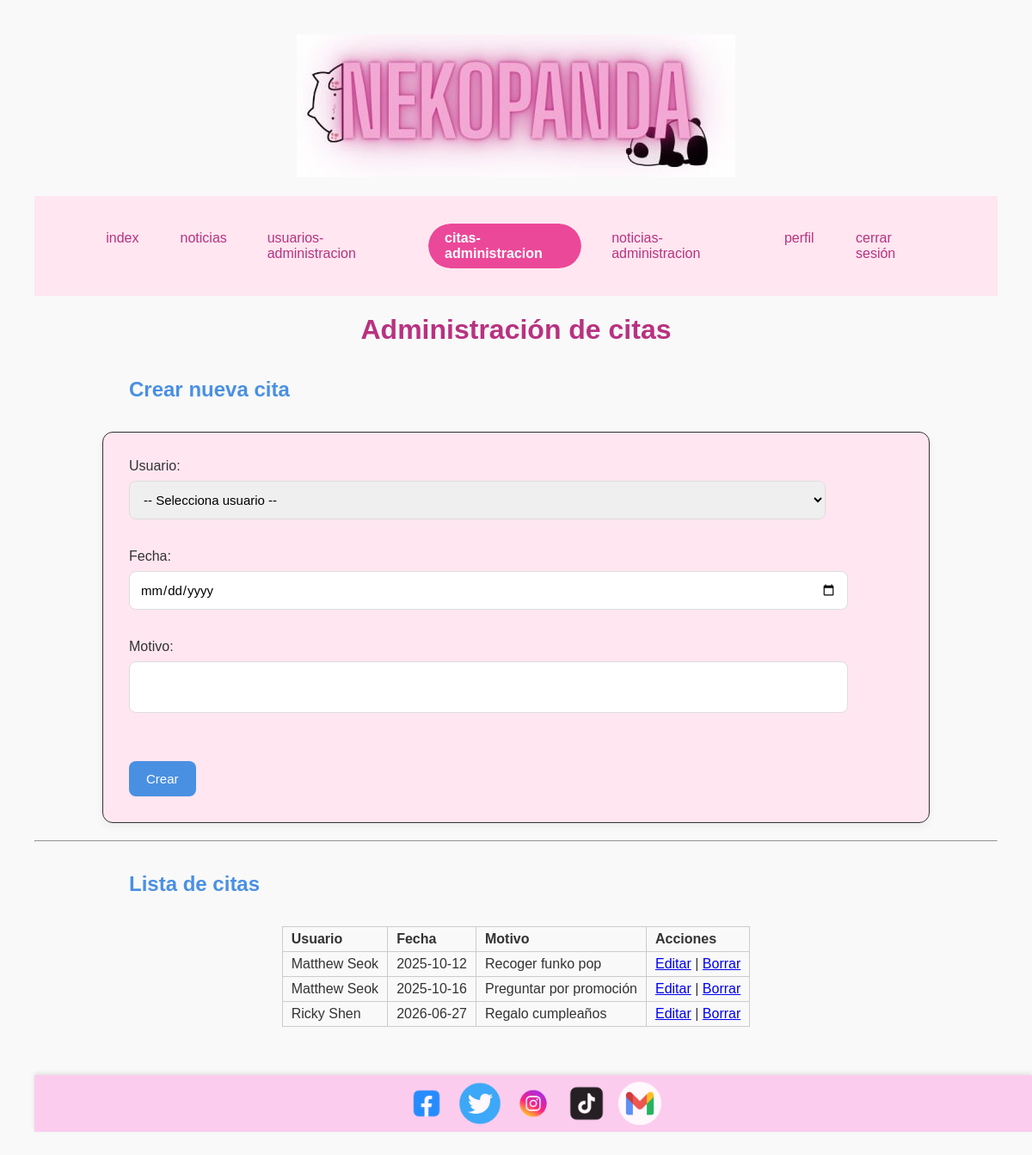
The app's page /citas-administracion.php (signed in) with its own data.
### tables this page shows
CREATE TABLE `citas` (
  `idCita` int AUTO_INCREMENT PRIMARY KEY,
  `idUser` int NOT NULL,
  `fecha_cita` date NOT NULL,
  `motivo` text,
  FOREIGN KEY (`idUser`) REFERENCES users_data(`idUser`) ON DELETE CASCADE ON UPDATE CASCADE
);

CREATE TABLE `users_data` (
  `idUser` int AUTO_INCREMENT PRIMARY KEY,
  `nombre` varchar(30) NOT NULL,
  `apellidos` varchar(50) NOT NULL,
  `email` varchar(50) NOT NULL UNIQUE,
  `telefono` varchar(9) NOT NULL,
  `fecha_nac` date NOT NULL,
  `direccion` text,
  `sexo` enum('Hombre','Mujer','Sin especificar') DEFAULT 'Sin especificar'
);

### public/citas-administracion.php (the view, shortened to what this page needs)
<?php
require_once __DIR__ . '/../configuracion/db.php';
$role = $_SESSION['role'] ?? 'guest';
$current = basename($_SERVER['PHP_SELF']);
function navItem($href, $label, $currentpage) {
    $active = $currentpage === $href ? 'class = "active"' : '';
    return "<li><a href= '{$href}', {$active}>{$label}</a></li>";
}
try {
    $pdo = new PDO("mysql:host=127.0.0.1;dbname=nekopanda;charset=utf8mb4", "root", "");
    $pdo->setAttribute(PDO::ATTR_ERRMODE, PDO::ERRMODE_EXCEPTION);
} catch (PDOException $e) {
    die("DB error: " . $e->getMessage());
}
$stmt = $pdo->query("SELECT c.idCita, c.fecha_cita, c.motivo, u.idUser, u.nombre, u.apellidos
                     FROM citas c
                     JOIN users_data u ON c.idUser = u.idUser
                     ORDER BY c.fecha_cita ASC");
$citas = $stmt->fetchAll();
?>
<!doctype html>
<html lang="es">
<head>
  <link rel="stylesheet" href="./css/style.css">
</head>
<body>
<header>
  <div class="logo">
    <img src="./imagenes/logo.jpg" alt="logo">
  </div><br></ul>
    <nav>
    <ul>
      <?php echo navItem('index.php','index',$current); ?>
      <?php echo navItem('noticias.php','noticias',$current); ?>
      <?php if($role === 'user'): ?>
        <?php echo navItem('citaciones.php','citaciones',$current); ?>
        <?php echo navItem('perfil.php','perfil',$current); ?>
        <?php echo navItem('logout.php','cerrar sesión',$current); ?>
      <?php elseif($role === 'admin'): ?>
        <?php echo navItem('usuarios-administracion.php','usuarios-administracion',$current); ?>
        <?php echo navItem('citas-administracion.php','citas-administracion',$current); ?>
        <?php echo navItem('noticias-administracion.php','noticias-administracion',$current); ?>
        <?php echo navItem('perfil.php','perfil',$current); ?>
        <?php echo navItem('logout.php','cerrar sesión',$current); ?>
      <?php else: ?>
        <?php echo navItem('registro.php','registro',$current); ?>
        <?php echo navItem('login.php','login',$current); ?>
      <?php endif; ?>
    </ul>
  </nav>
</header>
<main>
    <h1>Administración de citas</h1>
<h2>Crear nueva cita</h2>
<form method="post">
  <label>Usuario:<br>
    <select name="idUser" required>
      <option value="">-- Selecciona usuario --</option>
    </select>
  </label><br><br>
  <label>Fecha: <br><input type="date" name="fecha_cita" required></label><br><br>
  <label>Motivo: <br><textarea name="motivo"></textarea></label><br><br><br>
  <button type="submit">Crear</button>
</form>
<hr>
<h2>Lista de citas</h2>
<table>
  <tr>
    <th>Usuario</th>
    <th>Fecha</th>
    <th>Motivo</th>
    <th>Acciones</th>
  </tr>
  <?php foreach ($citas as $c): ?>
  <tr>
    <td><?= htmlspecialchars($c['nombre']." ".$c['apellidos']) ?></td>
    <td><?= htmlspecialchars($c['fecha_cita']) ?></td>
    <td><?= htmlspecialchars($c['motivo']) ?></td>
    <td>
      <a href="?editar=<?= $c['idCita'] ?>">Editar</a> |
      <a href="?borrar=<?= $c['idCita'] ?>" onclick="return confirm('¿Eliminar cita?')">Borrar</a>
    </td>
  </tr>
  <?php endforeach; ?>
</table>
</main><br><br>
<footer>
    <div class="social-icons">
      <a href="https://www.facebook.com/" target="_blank"><img src="./imagenes/facebook.png"></a>
      <a href="https://x.com/" target="_blank"><img src="./imagenes/twitter.png"></a>
      <a href="https://www.instagram.com/" target="_blank"><img src="./imagenes/instagram.png"></a>
      <a href="https://www.tiktok.com/" target="_blank"><img src="./imagenes/tiktok.png"></a>
      <a href="mailto:irenerogas@gmail.com" target="_blank"><img src="./imagenes/gmail.png"></a>
    </div>
</footer>
</body>
</html>

### public/css/style.css (style rules this page uses)
* { margin: 2; padding: 0; font-family: "Arial", sans-serif; }
body { background: #f9f9f9; color: #333; justify-content: center; align-items: center; padding: 2rem; }
.logo { text-align: center; }
nav { background: #ffe6f0; padding: 1rem 4rem; }
nav ul { list-style: none; display: flex; justify-content: center; gap: 1rem; }
nav li { border-radius: 999px; overflow: hidden; }
nav a { display: inline-block; padding: 0.5rem 1.2rem; border-radius: 999px; text-decoration: none; color: #b83280; font-weight: 500; transition: background 0.3s ease, color 0.3s ease; }
nav a.active { background: #ec4899; color: white; font-weight: 600; }
h1 { text-align: center; color: #b83280; text-shadow: #ddd; }
h2 { color: #4A90E2; text-align: left; margin: 20px auto; max-width: 900px; padding: 15px; }
form { background: #ffe6f0; padding: 30px; margin: 20px auto; border-radius: 12px; box-shadow: 0 4px 10px rgba(0,0,0,0.05); border: 1px solid #333; max-width: 900px; }
form input[type="text"], form input[type="date"], form input[type="file"], form textarea, form select, form input[type="email"], form input[type="password"], form textarea { width: 90%; padding: 12px; margin: 8px 0 16px 0; border: 1px solid #ddd; border-radius: 8px; font-size: 15px; transition: border 0.3s, box-shadow 0.3s; resize: none; }
form button { background: #4A90E2; color: white; border: none; padding: 12px 20px; font-size: 15px; border-radius: 8px; cursor: pointer; transition: background 0.3s; }
table { margin: 20px auto; border-collapse: collapse; border: 1px solid #ccc; width: auto; }
table th, table td { border: 1px solid #ccc; padding: 5px 10px; text-align: left; }
footer { width: 100%; background-color: rgb(252, 204, 238); padding: 8px 20px; box-shadow: 0 -2px 5px rgba(0,0,0,0.1); display: flex; justify-content: center; align-items: center; }
.social-icons { display: flex; gap: 12px; }
.social-icons a img { width: 50px; height: 50px; object-fit: contain; display: block; opacity: 0.85; transition: opacity 0.3s ease, transform 0.2s ease; }

### records on screen
citas: idUser.apellidos "Matthew Seok", fecha_cita "2025-10-12", motivo "Recoger funko pop"
citas: idUser.apellidos "Matthew Seok", fecha_cita "2025-10-16", motivo "Preguntar por promoción"
citas: idUser.apellidos "Ricky Shen", fecha_cita "2026-06-27", motivo "Regalo cumpleaños"

### other values on screen
$label "index noticias usuarios-administracion citas-administracion noticias-administracion perfil cerrar sesión"
